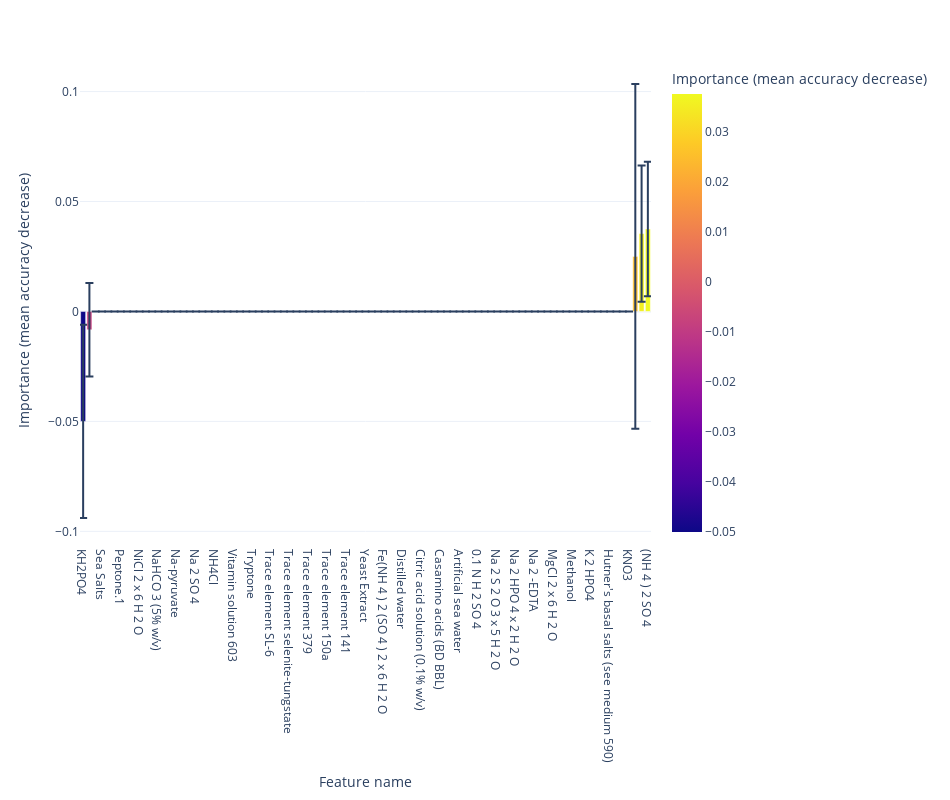

The cell this chart's notebook holds for it:
### Markdown cell above
#### Feature importances

### Code cell
from sklearn.inspection import permutation_importance

result_importances = permutation_importance(
    model,
    X_test,
    y_test,
    n_repeats=30,
    random_state=RANDOM_SEED,
    n_jobs=-1
)

feat_importances = pd.DataFrame({
    "Feature name": X_train.columns,
    "Importance (mean accuracy decrease)": result_importances.importances_mean,
    "Importance (std)": result_importances.importances_std
})

# Sort them by mean
feat_importances = feat_importances\
    .sort_values("Importance (mean accuracy decrease)")

fig = px.bar(
    data_frame=feat_importances,
    x="Feature name",
    y="Importance (mean accuracy decrease)",
    error_y="Importance (std)",
    color="Importance (mean accuracy decrease)",
    width=950,
    height=800,
    template="plotly_white"
)
fig.show()

### Figure 1 — Plotly figure (JSON) as saved in the notebook; plotly's stock layout.template omitted (floating-point values rounded to 4 significant figures)
{"data": [{"alignmentgroup": "True", "error_y": {"array": [0.0439, 0.02125, 0, 0, 0, 0, 0, 0, 0, 0, 0, 0, 0, 0, 0, 0, 0, 0, 0, 0, 0, 0, 0, 0, 0, 0, 0, 0, 0, 0, 0, 0, 0, 0, 0, 0, 0, 0, 0, 0, 0, 0, 0, 0, 0, 0, 0, 0, 0, 0, 0, 0, 0, 0, 0, 0, 0, 0, 0, 0, 0, 0, 0, 0, 0, 0, 0, 0, 0, 0, 0, 0, 0, 0, 0, 0, 0, 0, 0, 0, 0, 0, 0, 0, 0, 0, 0, 0, 0.0784, 0.03097, 0.03062]}, "hovertemplate": "Feature name=%{x}<br>Importance (mean accuracy decrease)=%{marker.color}<extra></extra>", "legendgroup": "", "marker": {"color": [-0.05, -0.008333, 0, 0, 0, 0, 0, 0, 0, 0, 0, 0, 0, 0, 0, 0, 0, 0, 0, 0, 0, 0, 0, 0, 0, 0, 0, 0, 0, 0, 0, 0, 0, 0, 0, 0, 0, 0, 0, 0, 0, 0, 0, 0, 0, 0, 0, 0, 0, 0, 0, 0, 0, 0, 0, 0, 0, 0, 0, 0, 0, 0, 0, 0, 0, 0, 0, 0, 0, 0, 0, 0, 0, 0, 0, 0, 0, 0, 0, 0, 0, 0, 0, 0, 0, 0, 0, 0, 0.025, 0.03542, 0.0375], "coloraxis": "coloraxis", "pattern": {"shape": ""}}, "name": "", "offsetgroup": "", "orientation": "v", "showlegend": false, "textposition": "auto", "type": "bar", "x": ["KH2PO4", "Sulfur, powdered", "Sea water Synthetic", "Sea Salts", "Resazurin solution (0.1% w/v)", "PIPES", "Peptone.1", "Peptone", "NiCl 2 x 6 H 2 O (0.1% w/v)", "NiCl 2 x 6 H 2 O", "Na 2 S x 9 H 2 O", "NaNO 3", "NaHCO 3 (5% w/v)", "NaHCO 3", "NaBr", "Na-pyruvate", "Na-ascorbate", "Na-acetate", "Na 2 SO 4", "Na 2 SiO 3 x 9 H 2 O", "SrCl 3 x 6 H 2 O solution (0.1% w/v)", "NH4Cl", "Starch", "Trace element  144", "Vitamin solution 603", "Vitamin solution 1412", "Vitamin solution 141", "Tryptone", "Trypticase peptone", "Trace element Wolfe's", "Trace element SL-6", "Trace element SL-11", "Trace element SL-10", "Trace element selenite-tungstate", "Trace element 925", "Trace element 533", "Trace element 379", "Trace element 318", "Trace element 155", "Trace element 150a", "Trace element 1473", "Trace element 1412", "Trace element 141", "Na 2 SeO 3 5 H 2 O", "VOSO 4 x 5 H 2 O solution (0.01% w/v)", "Yeast Extract", "Na 2 HPO 4 x H 2 O", "Fe(NH 4 ) 2 (SO 4 ) 2 x 7 H 2 O solution (0.1% w/v)", "Fe(NH 4 ) 2 (SO 4 ) 2 x 6 H 2 O", "Fe(III) citrate solution (0.1  in 100  H 2 O)", "Fe 2 (SO 4 )3 x n H 2 O", "Distilled water", "D-Glucose", "CuSO 4 x 5 H 2 O (0.1 M)", "Citric acid solution (0.1% w/v)", "FeCl 3", "CaSO 4 (saturated solution)", "Casamino acids (BD BBL)", "CaCl2", "Ca(NO 3 ) 2", "Artificial sea water", "Allen’s trace element solution (see medium 88)", "0.1M Tris/HCl at pH 7.5", "0.1 N H 2 SO 4", "(NH 4 ) acetate or Na-pyruvate", "Casitone (BD BBL)", "Na 2 S 2 O 3 x 5 H 2 O", "FeCl 3 x 6 H 2 O", "Glucose", "Na 2 HPO 4 x 2 H 2 O", "Na 2 HPO 4 x 12 H 2 O", "Na 2 CO 3", "Na 2 -EDTA", "MgSO 4 x 7 H 2 O", "MgCl2", "MgCl 2 x 6 H 2 O", "FeSO 4 x 7 H 2 O", "L-Cysteine-HCl x H 2 O", "Methanol", "KI solution (0.01% w/v)", "KCl", "K 2 HPO4", "K 2 HPO 4 x 3 H 2 O", "K 2 HPO 4", "Hutner's basal salts (see medium 590)", "H 3 BO 3", "Glycyl-glycine", "KNO3", "CaCl 2 x 2 H 2 O", "NaCl", "(NH 4 ) 2 SO 4"], "xaxis": "x", "y": [-0.05, -0.008333, 0, 0, 0, 0, 0, 0, 0, 0, 0, 0, 0, 0, 0, 0, 0, 0, 0, 0, 0, 0, 0, 0, 0, 0, 0, 0, 0, 0, 0, 0, 0, 0, 0, 0, 0, 0, 0, 0, 0, 0, 0, 0, 0, 0, 0, 0, 0, 0, 0, 0, 0, 0, 0, 0, 0, 0, 0, 0, 0, 0, 0, 0, 0, 0, 0, 0, 0, 0, 0, 0, 0, 0, 0, 0, 0, 0, 0, 0, 0, 0, 0, 0, 0, 0, 0, 0, 0.025, 0.03542, 0.0375], "yaxis": "y"}], "layout": {"barmode": "relative", "coloraxis": {"colorbar": {"title": {"text": "Importance (mean accuracy decrease)"}}, "colorscale": [[0, "#0d0887"], [0.1111, "#46039f"], [0.2222, "#7201a8"], [0.3333, "#9c179e"], [0.4444, "#bd3786"], [0.5556, "#d8576b"], [0.6667, "#ed7953"], [0.7778, "#fb9f3a"], [0.8889, "#fdca26"], [1, "#f0f921"]]}, "height": 800, "legend": {"tracegroupgap": 0}, "margin": {"t": 60}, "width": 950, "xaxis": {"anchor": "y", "domain": [0, 1], "title": {"text": "Feature name"}}, "yaxis": {"anchor": "x", "domain": [0, 1], "title": {"text": "Importance (mean accuracy decrease)"}}}}
